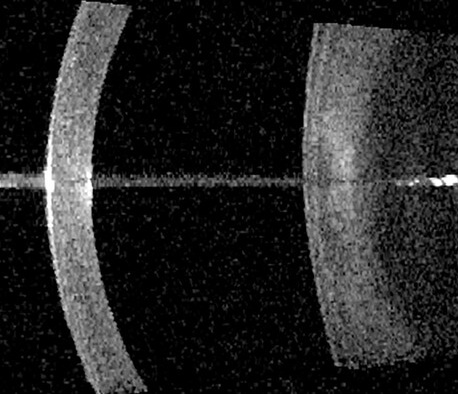
#> input picture iol masater Bscan_1.jpg, 458 x 394 px
$ python -i app.py   (imports and definitions only)
#> lines starting #> are read from the running program, lines starting #| are printed output that depends on the picture; after the words box and inside, x2 and y2 are one past the last pixel; in counts of white or black regions, pixels touching at a corner belong together
#> further down, picture is the input picture: shape (394, 458); min 0, max 255, mean 36.9
import streamlit as st
import numpy as np
import cv2
from PIL import Image
from skimage.restoration import denoise_nl_means, estimate_sigma
from skimage.filters import threshold_otsu
from skimage.measure import label, regionprops
from skimage.morphology import white_tophat, disk
from skimage.feature import blob_log

# =============================================================
# 1. Resolution-normalized parameters
#    해상도 독립성을 위해 모든 픽셀 단위 파라미터를 이미지 크기로부터 파생.
# =============================================================
# [19 lines left out: function get_norm_params, not called in this run]

# =============================================================
# 2. I/O + preprocessing
# =============================================================
def to_gray_np(uploaded_file):
    img = Image.open(uploaded_file).convert("L")
    return np.array(img)

# [16 lines left out: function autocrop_vertical_white, not called in this run]

def apply_clahe(img_u8, clip=2.0, tile=8):
    clahe = cv2.createCLAHE(clipLimit=clip, tileGridSize=(tile, tile))
    return clahe.apply(img_u8)

# [102 lines left out: functions nlm_denoise, detect_beam_band, remove_central_beam_robust, detect_x_band, not called in this run]

# =============================================================
# 5. Cornea / Lens 검출 — CLAHE 된 이미지에서 threshold + 형태 정리.
# =============================================================
def get_cornea_lens_masks(img_norm, thr_k=1.5,
                           min_area_ratio=0.0008, dx_min_ratio=0.02,
                           close_r=3):
#> called with thr_k = 1.5, min_area_ratio = 0.0008, dx_min_ratio = 0.02, close_r = 3
    H, W = img_norm.shape
#> H = 394; W = 458
    T = img_norm.mean() + thr_k * img_norm.std()
#> T = 114
    binary = (img_norm > T).astype(np.uint8)
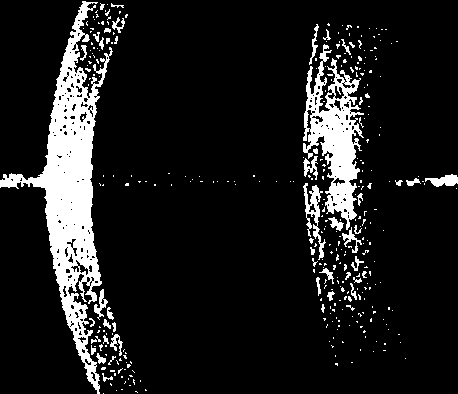
#> binary: shape (394, 458); values 0 (black) and 1 (white), 11.4% white; 343 white regions (296 under 20 px), largest, box (x1, y1, x2, y2) and area: (0, 1, 113, 394) 11535, (303, 44, 364, 230) 4836, (303, 183, 326, 260) 562
    if close_r > 0:
        binary = cv2.morphologyEx(
            binary, cv2.MORPH_CLOSE,
            cv2.getStructuringElement(cv2.MORPH_ELLIPSE, (2 * close_r + 1, 2 * close_r + 1)),
        )
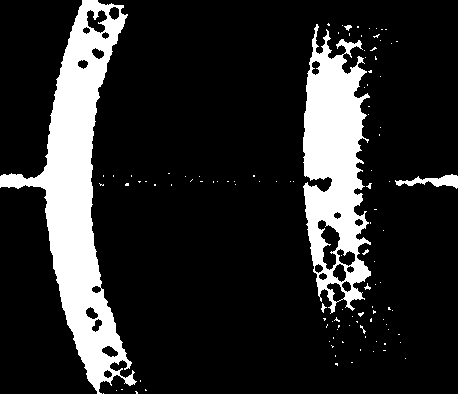
#> binary: shape (394, 458); values 0 (black) and 1 (white), 16.2% white; 109 white regions (103 under 20 px)
    lbl = label(binary.astype(bool))
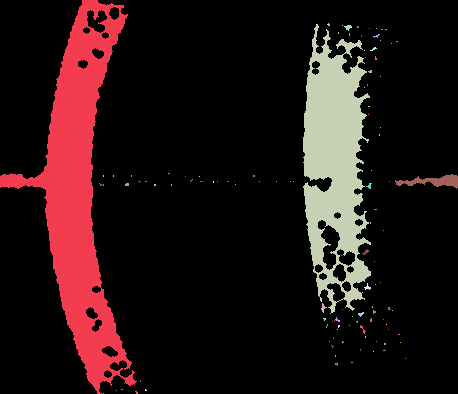
#> lbl: shape (394, 458) int32; 110 distinct labels, from 0 to 109; one colour per label, 0 black
    regs = regionprops(lbl)
#> regs = 109 regions; largest, box (x1, y1, x2, y2) and area: (0, 0, 137, 394) 16811, (303, 24, 371, 314) 11642, (395, 174, 458, 189) 428, (344, 25, 352, 31) 27, (321, 303, 327, 313) 25
    min_area = H * W * min_area_ratio
#> min_area = 144.4
    big = [r for r in regs if r.area >= min_area]
#> big = 3 regions; box (x1, y1, x2, y2) and area: (0, 0, 137, 394) 16811, (303, 24, 371, 314) 11642, (395, 174, 458, 189) 428
    if len(big) < 2:
        raise RuntimeError(
            f"Only {len(big)} large bright blobs (need ≥2). "
            f"Try lowering thr_k or adjusting CLAHE."
        )
    big_sorted = sorted(big, key=lambda r: r.bbox[1])
#> big_sorted has the same summary as big
    cornea_r = big_sorted[0]
    cornea_x0 = cornea_r.bbox[1]
#> cornea_x0 = 0
    dx_min = int(W * dx_min_ratio)
#> dx_min = 9
    cand = [r for r in big if (r.bbox[1] - cornea_x0) >= dx_min]
#> cand = 2 regions; box (x1, y1, x2, y2) and area: (303, 24, 371, 314) 11642, (395, 174, 458, 189) 428
    if cand:
        lens_r = max(cand, key=lambda r: r.area)
    elif len(big_sorted) >= 2:
        lens_r = big_sorted[1]
    else:
        raise RuntimeError("No lens candidate found.")
    return (lbl == cornea_r.label), (lbl == lens_r.label)

# =============================================================
# 6. Arc fitting — 반복적 outlier 제거 polynomial fit (RANSAC-lite).
#    row-wise max/min 에 섞인 noise 점을 자동으로 걸러서
#    안정적인 곡선을 복원.
# =============================================================
# [136 lines left out: functions fit_arc_polynomial, build_ac_mask_with_chords, detect_cells_tophat, detect_cells_log, not called in this run]

# =============================================================
# 9. Overlays
# =============================================================
def _gray_to_bgr(img):
    return cv2.cvtColor(img, cv2.COLOR_GRAY2BGR)

# [43 lines left out: functions overlay_cells_roi, overlay_blobs_roi, overlay_cells_full, overlay_blobs_full, overlay_ac_mask, not called in this run]

# =============================================================
# 10. Streamlit UI
# =============================================================
# [10 lines not run here, left out]

# [1 line that did not run here, left out]
# [1 line that did not run here, left out]
# [1 line that did not run here, left out]
# [1 line that did not run here, left out]

# [1 line not run here, left out]
# [1 line that did not run here, left out]

# [1 line not run here, left out]
# [1 line that did not run here, left out]
# [1 line that did not run here, left out]
# [1 line that did not run here, left out]

# [1 line not run here, left out]
# [5 lines that did not run here, left out]
beam_mode_map = {
    "Inpaint (auto)": "inpaint",
    "Fill median (auto)": "median",
    "Manual (inpaint)": "manual",
    "None": "none",
}
# [1 line that did not run here, left out]
# [4 lines that did not run here, left out]
# [1 line that did not run here, left out]
# [4 lines that did not run here, left out]
# [4 lines that did not run here, left out]

# [1 line not run here, left out]
# [1 line that did not run here, left out]
# [1 line that did not run here, left out]
# [1 line that did not run here, left out]
# [2 lines that did not run here, left out]

# [1 line not run here, left out]
# [1 line that did not run here, left out]
# [2 lines that did not run here, left out]
# [1 line that did not run here, left out]

# [1 line not run here, left out]
# [4 lines that did not run here, left out]
# [4 lines that did not run here, left out]
# [4 lines that did not run here, left out]

# [1 line not run here, left out]
# [1 line that did not run here, left out]
# [2 lines that did not run here, left out]
# [1 line that did not run here, left out]
# [1 line that did not run here, left out]
# [1 line that did not run here, left out]
# [1 line that did not run here, left out]
# [1 line that did not run here, left out]
# [1 line that did not run here, left out]
# [1 line that did not run here, left out]
# [1 line that did not run here, left out]

# [6 lines that did not run here, left out]

# -------------------------------------------------------------
# Pipeline
# -------------------------------------------------------------
# [1 line that did not run here, left out]
# [4 lines that did not run here, left out]
# [1 line that did not run here, left out]

# [8 lines that did not run here, left out]

status, error_msg = [], None
cells, blobs = [], np.zeros((0, 3))
binary = ac_mask_full = ac_mask_search = img_roi = mask_roi = None
cornea_mask_full = lens_mask_full = None
xs_cornea_fit = xs_lens_fit = None
overlay_roi_img = overlay_full_img = None
xx0 = yy0 = None

# [88 lines not run here, left out]

# -------------------------------------------------------------
# Header metrics
# -------------------------------------------------------------
# [1 line that did not run here, left out]
# [3 lines not run here, left out]
# [1 line that did not run here, left out]
# [96 lines not run here, left out]

>>> import cv2
>>> picture = cv2.imread('iol masater Bscan_1.jpg', cv2.IMREAD_GRAYSCALE)
>>> result = get_cornea_lens_masks(picture)
